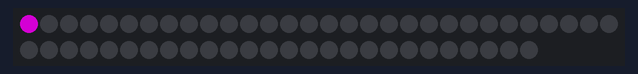
Bench run of a sketch on a simulated Arduino Uno, built with avr-gcc and run on an emulated ATmega328P. Parts: 56 RGB LEDs in strip order, left to right, continuing on the next row. Dim RGB values are drawn brighter than linear.

Above: at 0.1 s.
At 4.4 s:
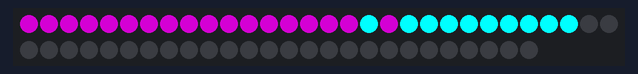
At 8.0 s:
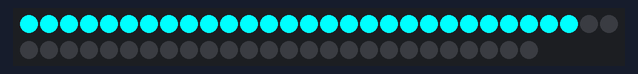
At 9.0 s:
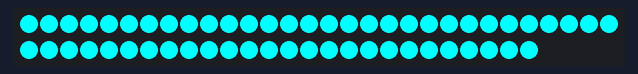
At 9.81 s:
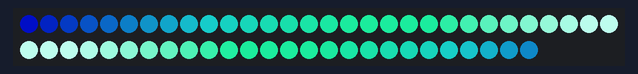
At 39.75 s:
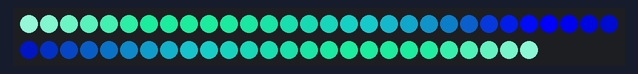

The sketch:

StartUp_pattern.ino
```cpp
// This was my first arduino project so the code will be crap
// see https://github.com/FastLED/FastLED/wiki/Pixel-reference for a list of colours
#include <FastLED.h>

#define NUM_LEDS  56
#define LED_PIN   3
#define TYPELED   WS2812B // led strip type

CRGB leds[NUM_LEDS];
uint8_t paletteIndex = 0;

DEFINE_GRADIENT_PALETTE( heatmap_gp ) {
    0,   1,  8, 87,
   71,  23,195,130,
  122, 186,248,233,
  168,  23,195,130,
  255,   1,  8, 87};

CRGBPalette16 myPal = heatmap_gp;

void setup() {
  FastLED.addLeds<TYPELED, LED_PIN, GRB>(leds, NUM_LEDS);
  FastLED.setBrightness(255);

   for(int i = 0; i < NUM_LEDS/2; i++){
      leds[i] = CRGB::Purple;                          // base colour of the loading bar
      FastLED.show();
      delay(30);
    }
    delay(100);
    for (int x = 0; x < NUM_LEDS / 2; x++) {
      for(int i = 0; i < NUM_LEDS/2 - x; i++){
        leds[i] = CRGB::Cyan;                          // colour of the moving led
        FastLED.show();
        delay (15);
        leds[i] = CRGB::Purple;                        // base colour of the loading bar
        leds[((NUM_LEDS / 2) - 2) - x] = CRGB::Cyan;   // colour of the loading bar
        leds[((NUM_LEDS / 2) - 1) - x] = CRGB::Cyan;   // colour of the loading bar
      }
   }
    for(int i = NUM_LEDS / 2; i < NUM_LEDS; i++) {
      leds[i] = CRGB::Cyan;                           // colour of the top strip
      FastLED.show();
      delay(30);
    }
   delay(700);
  }


void loop(){
  fill_palette(leds, NUM_LEDS, paletteIndex, 255 / NUM_LEDS, myPal, 255, LINEARBLEND);
   EVERY_N_MILLISECONDS(10){
    paletteIndex++;
   }
  FastLED.show();
}
```

Measured:
- what the display in image 3 shows lasts 0.7 s, from 9.0 s to 9.7 s
